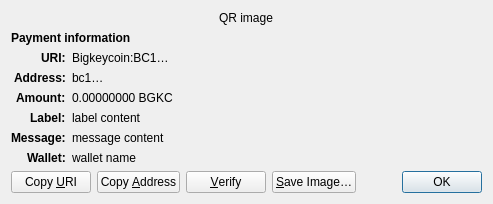
<?xml version="1.0" encoding="UTF-8"?>
<ui version="4.0">
 <class>ReceiveRequestDialog</class>
 <widget class="QDialog" name="ReceiveRequestDialog">
  <property name="geometry">
   <rect>
    <x>0</x>
    <y>0</y>
    <width>413</width>
    <height>229</height>
   </rect>
  </property>
  <property name="windowTitle">
   <string>Request payment to …</string>
  </property>
  <layout class="QGridLayout" name="gridLayout" columnstretch="0,1">
   <property name="sizeConstraint">
    <enum>QLayout::SetFixedSize</enum>
   </property>
   <item row="0" column="0" colspan="2" alignment="Qt::AlignHCenter">
    <widget class="QRImageWidget" name="qr_code">
     <property name="text">
      <string notr="true">QR image</string>
     </property>
     <property name="textInteractionFlags">
      <set>Qt::NoTextInteraction</set>
     </property>
    </widget>
   </item>
   <item row="1" column="0" colspan="2">
    <widget class="QLabel" name="payment_header">
     <property name="font">
      <font>
       <weight>75</weight>
       <bold>true</bold>
      </font>
     </property>
     <property name="text">
      <string>Payment information</string>
     </property>
     <property name="textInteractionFlags">
      <set>Qt::NoTextInteraction</set>
     </property>
    </widget>
   </item>
   <item row="2" column="0" alignment="Qt::AlignRight|Qt::AlignTop">
    <widget class="QLabel" name="uri_tag">
     <property name="font">
      <font>
       <weight>75</weight>
       <bold>true</bold>
      </font>
     </property>
     <property name="text">
      <string notr="true">URI:</string>
     </property>
     <property name="textFormat">
      <enum>Qt::PlainText</enum>
     </property>
     <property name="textInteractionFlags">
      <set>Qt::NoTextInteraction</set>
     </property>
    </widget>
   </item>
   <item row="2" column="1" alignment="Qt::AlignTop">
    <widget class="QLabel" name="uri_content">
     <property name="text">
      <string notr="true">Bigkeycoin:BC1…</string>
     </property>
     <property name="textFormat">
      <enum>Qt::RichText</enum>
     </property>
     <property name="wordWrap">
      <bool>true</bool>
     </property>
     <property name="textInteractionFlags">
      <set>Qt::TextSelectableByMouse</set>
     </property>
    </widget>
   </item>
   <item row="3" column="0" alignment="Qt::AlignRight|Qt::AlignTop">
    <widget class="QLabel" name="address_tag">
     <property name="font">
      <font>
       <weight>75</weight>
       <bold>true</bold>
      </font>
     </property>
     <property name="text">
      <string>Address:</string>
     </property>
     <property name="textInteractionFlags">
      <set>Qt::NoTextInteraction</set>
     </property>
    </widget>
   </item>
   <item row="3" column="1" alignment="Qt::AlignTop">
    <widget class="QLabel" name="address_content">
     <property name="text">
      <string notr="true">bc1…</string>
     </property>
     <property name="textFormat">
      <enum>Qt::PlainText</enum>
     </property>
     <property name="textInteractionFlags">
      <set>Qt::TextSelectableByMouse</set>
     </property>
    </widget>
   </item>
   <item row="4" column="0" alignment="Qt::AlignRight|Qt::AlignTop">
    <widget class="QLabel" name="amount_tag">
     <property name="font">
      <font>
       <weight>75</weight>
       <bold>true</bold>
      </font>
     </property>
     <property name="text">
      <string>Amount:</string>
     </property>
     <property name="textInteractionFlags">
      <set>Qt::NoTextInteraction</set>
     </property>
    </widget>
   </item>
   <item row="4" column="1" alignment="Qt::AlignTop">
    <widget class="QLabel" name="amount_content">
     <property name="text">
      <string notr="true">0.00000000 BGKC</string>
     </property>
     <property name="textFormat">
      <enum>Qt::PlainText</enum>
     </property>
     <property name="textInteractionFlags">
      <set>Qt::TextSelectableByMouse</set>
     </property>
    </widget>
   </item>
   <item row="5" column="0" alignment="Qt::AlignRight|Qt::AlignTop">
    <widget class="QLabel" name="label_tag">
     <property name="font">
      <font>
       <weight>75</weight>
       <bold>true</bold>
      </font>
     </property>
     <property name="text">
      <string>Label:</string>
     </property>
     <property name="textInteractionFlags">
      <set>Qt::NoTextInteraction</set>
     </property>
    </widget>
   </item>
   <item row="5" column="1" alignment="Qt::AlignTop">
    <widget class="QLabel" name="label_content">
     <property name="text">
      <string notr="true">label content</string>
     </property>
     <property name="textFormat">
      <enum>Qt::PlainText</enum>
     </property>
     <property name="wordWrap">
      <bool>true</bool>
     </property>
     <property name="textInteractionFlags">
      <set>Qt::TextSelectableByMouse</set>
     </property>
    </widget>
   </item>
   <item row="6" column="0" alignment="Qt::AlignRight|Qt::AlignTop">
    <widget class="QLabel" name="message_tag">
     <property name="font">
      <font>
       <weight>75</weight>
       <bold>true</bold>
      </font>
     </property>
     <property name="text">
      <string>Message:</string>
     </property>
     <property name="textInteractionFlags">
      <set>Qt::NoTextInteraction</set>
     </property>
    </widget>
   </item>
   <item row="6" column="1" alignment="Qt::AlignTop">
    <widget class="QLabel" name="message_content">
     <property name="text">
      <string notr="true">message content</string>
     </property>
     <property name="textFormat">
      <enum>Qt::PlainText</enum>
     </property>
     <property name="wordWrap">
      <bool>true</bool>
     </property>
     <property name="textInteractionFlags">
      <set>Qt::TextSelectableByMouse</set>
     </property>
    </widget>
   </item>
   <item row="7" column="0" alignment="Qt::AlignRight|Qt::AlignTop">
    <widget class="QLabel" name="wallet_tag">
     <property name="font">
      <font>
       <weight>75</weight>
       <bold>true</bold>
      </font>
     </property>
     <property name="text">
      <string>Wallet:</string>
     </property>
     <property name="textInteractionFlags">
      <set>Qt::NoTextInteraction</set>
     </property>
    </widget>
   </item>
   <item row="7" column="1" alignment="Qt::AlignTop">
    <widget class="QLabel" name="wallet_content">
     <property name="text">
      <string notr="true">wallet name</string>
     </property>
     <property name="textFormat">
      <enum>Qt::PlainText</enum>
     </property>
     <property name="wordWrap">
      <bool>true</bool>
     </property>
     <property name="textInteractionFlags">
      <set>Qt::TextSelectableByMouse</set>
     </property>
    </widget>
   </item>
   <item row="8" column="0" colspan="2">
    <layout class="QHBoxLayout" name="horizontalLayout">
     <item>
      <widget class="QPushButton" name="btnCopyURI">
       <property name="text">
        <string>Copy &amp;URI</string>
       </property>
       <property name="autoDefault">
        <bool>false</bool>
       </property>
      </widget>
     </item>
     <item>
      <widget class="QPushButton" name="btnCopyAddress">
       <property name="text">
        <string>Copy &amp;Address</string>
       </property>
       <property name="autoDefault">
        <bool>false</bool>
       </property>
      </widget>
     </item>
     <item>
      <widget class="QPushButton" name="btnVerify">
       <property name="text">
        <string>&amp;Verify</string>
       </property>
       <property name="toolTip">
        <string>Verify this address on e.g. a hardware wallet screen</string>
       </property>
       <property name="autoDefault">
        <bool>false</bool>
       </property>
      </widget>
     </item>
     <item>
      <widget class="QPushButton" name="btnSaveAs">
       <property name="text">
        <string>&amp;Save Image…</string>
       </property>
       <property name="autoDefault">
        <bool>false</bool>
       </property>
      </widget>
     </item>
     <item>
      <spacer name="horizontalSpacer_2">
       <property name="orientation">
        <enum>Qt::Horizontal</enum>
       </property>
       <property name="sizeHint" stdset="0">
        <size>
         <width>40</width>
         <height>20</height>
        </size>
       </property>
      </spacer>
     </item>
     <item>
      <widget class="QDialogButtonBox" name="buttonBox">
       <property name="focusPolicy">
        <enum>Qt::StrongFocus</enum>
       </property>
       <property name="standardButtons">
        <set>QDialogButtonBox::Ok</set>
       </property>
      </widget>
     </item>
    </layout>
   </item>
  </layout>
 </widget>
 <customwidgets>
  <customwidget>
   <class>QRImageWidget</class>
   <extends>QLabel</extends>
   <header>qt/qrimagewidget.h</header>
  </customwidget>
 </customwidgets>
 <tabstops>
  <tabstop>buttonBox</tabstop>
  <tabstop>btnCopyURI</tabstop>
  <tabstop>btnCopyAddress</tabstop>
  <tabstop>btnSaveAs</tabstop>
 </tabstops>
 <resources/>
 <connections>
  <connection>
   <sender>buttonBox</sender>
   <signal>accepted()</signal>
   <receiver>ReceiveRequestDialog</receiver>
   <slot>accept()</slot>
   <hints>
    <hint type="sourcelabel">
     <x>135</x>
     <y>230</y>
    </hint>
    <hint type="destinationlabel">
     <x>135</x>
     <y>126</y>
    </hint>
   </hints>
  </connection>
 </connections>
</ui>
